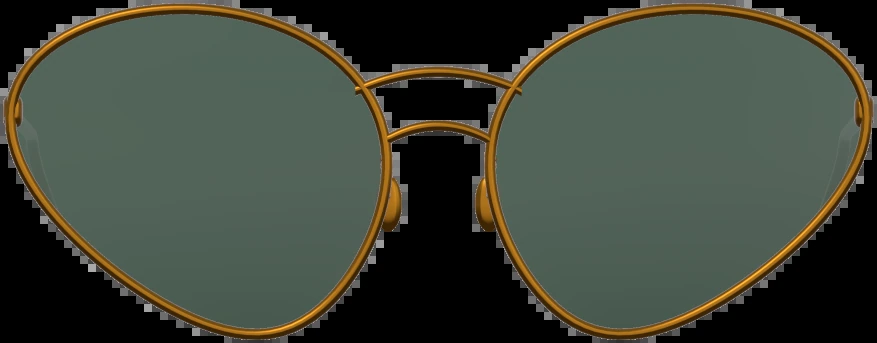
#> input picture data/catalog/cutouts/TO-AVI-01.webp, 877 x 343 px
$ python -i make_tryon_pngs.py   (imports and definitions only)
#> lines starting #> are read from the running program, lines starting #| are printed output that depends on the picture
"""
Makes transparent PNG cut-outs (tryon/<SKU>.png) of the chosen front-view image of each product
(products.tryon_image_id, set by apply_review.py). Uses rembg (CPU). First run downloads a ~170 MB model.

    pip install rembg onnxruntime      # OPTIONAL - only needed for photos with a non-plain background
    python make_tryon_pngs.py              # all products with a chosen image (skips existing PNGs)
    python make_tryon_pngs.py --limit 5    # try a few first  (--method simple | rembg | auto, default auto)
"""
import argparse, glob, io, os, sqlite3, sys
import numpy as np
from PIL import Image

HERE = os.path.dirname(os.path.abspath(__file__))
# [2 lines not run here, left out]
dbs = sorted(glob.glob(os.path.join(HERE, "dataset", "*.db")))
# [7 lines not run here, left out]
import cv2

def simple_cutout(img):
    """No-AI cut-out for plain (white/light) studio backgrounds. Returns RGBA or None if the background is not plain."""
    rgb = np.array(img)
    lab = cv2.cvtColor(rgb, cv2.COLOR_RGB2LAB).astype(np.float32)
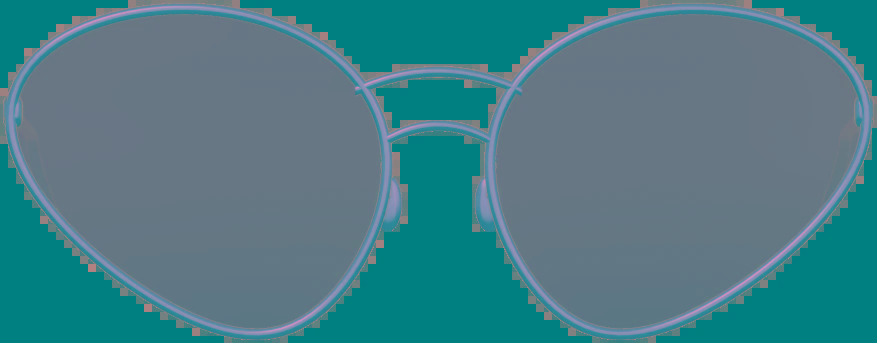
#> lab: shape (343, 877, 3) float32; mean R, G, B 72.5, 124.2, 133.8
    h, w = lab.shape[:2]
#> h = 343; w = 877
    border = np.concatenate([lab[:6].reshape(-1, 3), lab[-6:].reshape(-1, 3), lab[:, :6].reshape(-1, 3), lab[:, -6:].reshape(-1, 3)])
    bg = np.median(border, axis=0)
#> bg = [0, 128, 128]
    if np.mean(np.linalg.norm(border - bg, axis=1) > 12) > 0.05:
        return None                                           # background not plain
    dist = np.linalg.norm(lab - bg, axis=2)
    alpha = np.clip((dist - 22) / 30.0, 0, 1)                 # similar to background -> transparent (also light lenses/shadows)
    a8 = (alpha * 255).astype(np.uint8)
    a8 = cv2.morphologyEx(a8, cv2.MORPH_CLOSE, np.ones((3, 3), np.uint8))
    n, lb, st, _ = cv2.connectedComponentsWithStats((a8 > 40).astype(np.uint8), connectivity=8)
    if n > 1:                                                 # drop specks, keep objects bigger than 3% of the largest
        big = st[1:, 4].max()
        keep = np.isin(lb, [i for i in range(1, n) if st[i, 4] >= 0.03 * big])
        a8 = np.where(keep, a8, 0).astype(np.uint8)
    return Image.fromarray(np.dstack([rgb, a8]), "RGBA")

remove = session = None
# [13 lines not run here, left out]
# [1 line that did not run here, left out]
# [2 lines that did not run here, left out]
done = 0
# [20 lines not run here, left out]

>>> import cv2
>>> picture = cv2.cvtColor(cv2.imread('../data/catalog/cutouts/TO-AVI-01.webp'), cv2.COLOR_BGR2RGB)
>>> result = simple_cutout(picture)

$ run again, on data/catalog/cutouts/TO-CAT-01.webp
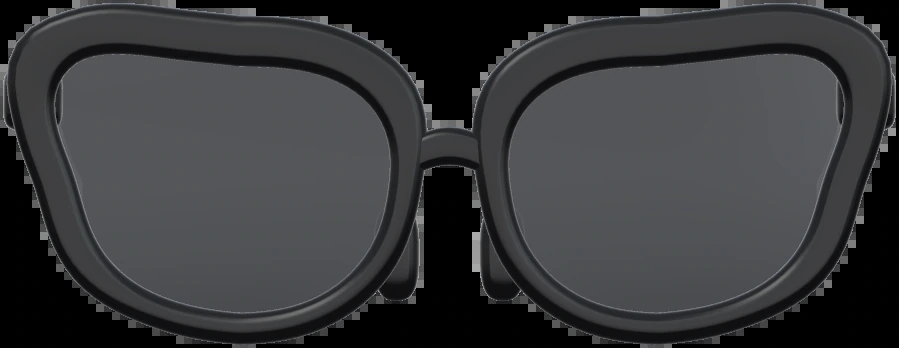
#> input picture data/catalog/cutouts/TO-CAT-01.webp, 899 x 348 px
#> in simple_cutout, `lab = cv2.cvtColor(rgb, cv2.COLOR_RGB2LAB).astype(np.float32)`:
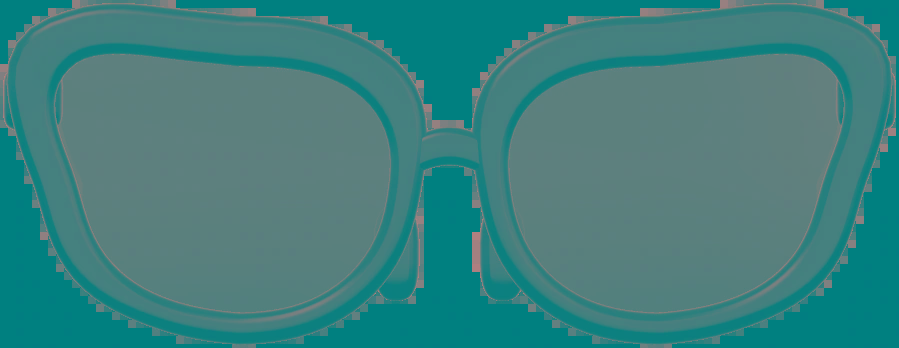
#> lab: shape (348, 899, 3) float32; mean R, G, B 61.3, 128, 126.5
#> bg = [0, 128, 128]
